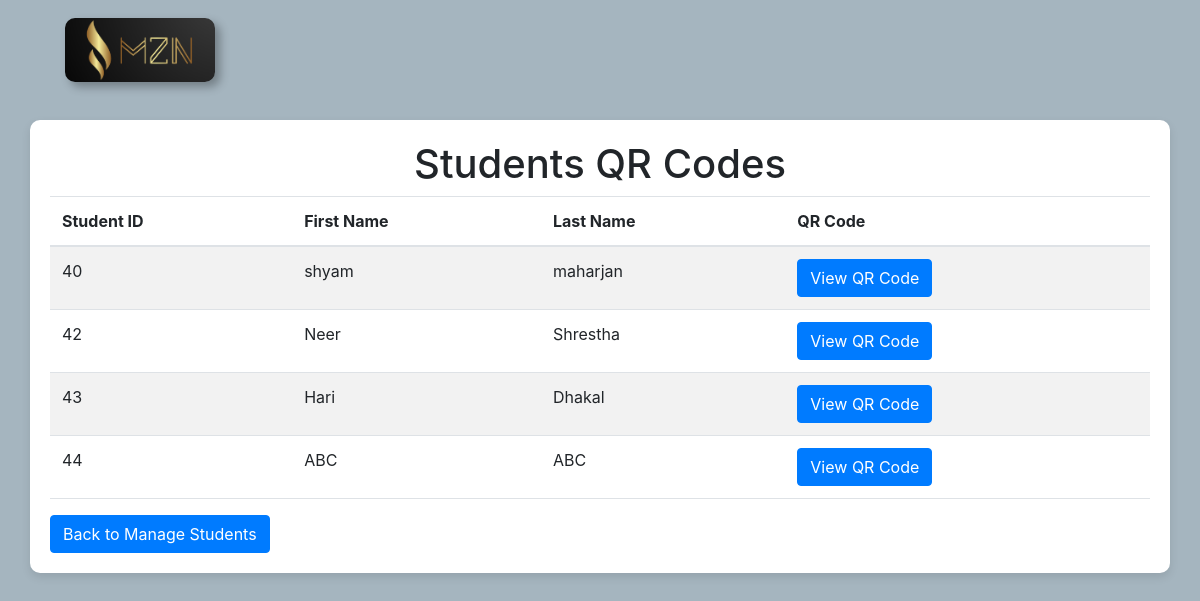
The page /admin/view_qr.php on the database as committed earlier.
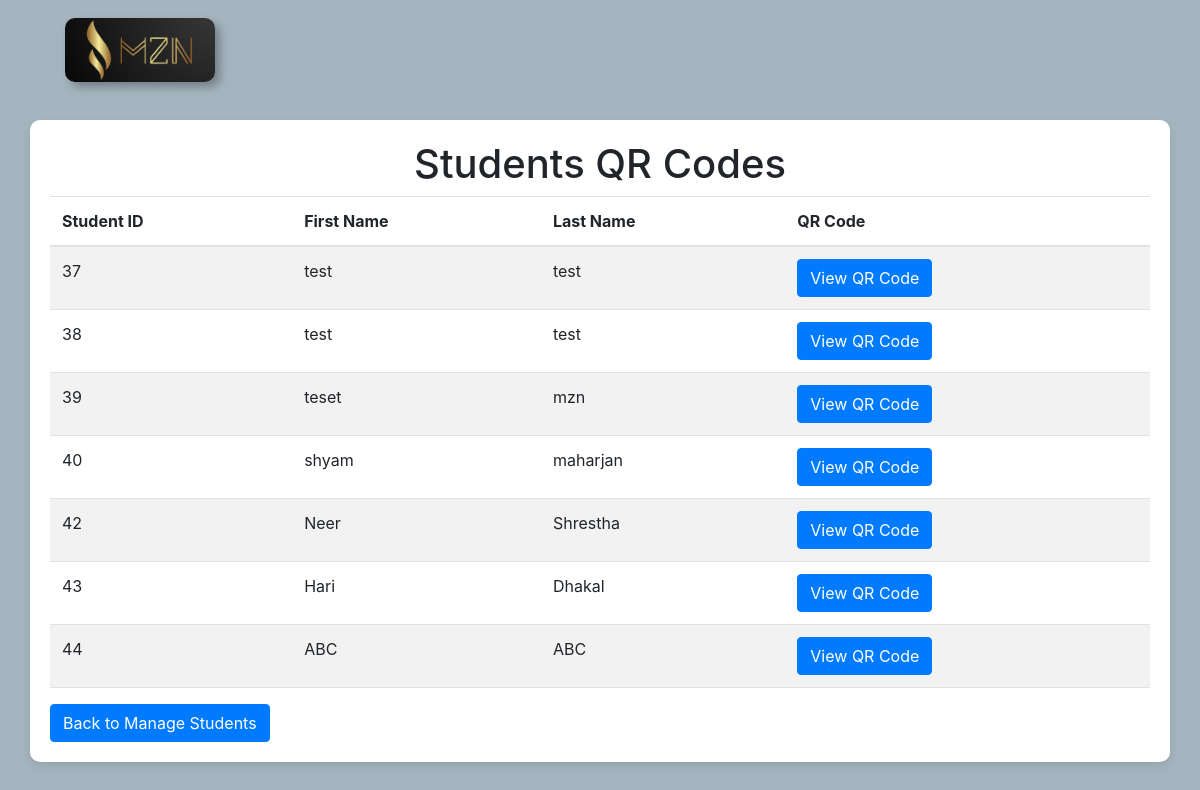
The same page on the database as committed later.
### tables this page shows
CREATE TABLE `student_details` (
  `sid` int NOT NULL,
  `first_name` varchar(100) NOT NULL,
  `last_name` varchar(100) NOT NULL,
  `address` text,
  `image` blob,
  `fathers_name` varchar(100) DEFAULT NULL,
  `mothers_name` varchar(100) DEFAULT NULL,
  `grade` varchar(50) DEFAULT NULL,
  `section` varchar(50) DEFAULT NULL,
  `gender` varchar(10) DEFAULT NULL,
  `dob` date NOT NULL,
  `mobileno` varchar(15) NOT NULL,
  `email` varchar(100) NOT NULL,
  `qr_code` varchar(255) DEFAULT NULL,
  `created_date` timestamp NULL DEFAULT CURRENT_TIMESTAMP
);

### admin/view_qr.php (the view, shortened to what this page needs)
<?php
$servername = "localhost";
$username = "root";
$password = "";
$dbname = "attendance_sys";
$conn = new mysqli($servername, $username, $password, $dbname);
$sql = "SELECT sid, first_name, last_name, qr_code FROM student_details";
$result = $conn->query($sql);
?>
<!DOCTYPE html>
<html lang="en">
<head>
    <link href="https://cdn.jsdelivr.net/npm/bootstrap@5.3.0-alpha3/dist/css/bootstrap.min.css" rel="stylesheet">
    <?php include './header.php' ?>
</head>
<body>
    <div class="brand-container">
        <a class="logo-brand" href="./dashboard.php">
            <img class="logo" src="./images/logo.png" alt="logo" />
        </a>
    </div>
    <div class="container">
        <h1 class="text-center">Students QR Codes</h1>
        <table class="table table-striped">
            <thead>
                <tr>
                    <th>Student ID</th>
                    <th>First Name</th>
                    <th>Last Name</th>
                    <th>QR Code</th>
                </tr>
            </thead>
            <tbody>
                <?php if ($result->num_rows > 0): ?>
                    <?php while ($row = $result->fetch_assoc()): ?>
                        <tr>
                            <td><?php echo htmlspecialchars($row['sid']); ?></td>
                            <td><?php echo htmlspecialchars($row['first_name']); ?></td>
                            <td><?php echo htmlspecialchars($row['last_name']); ?></td>
                            <td>
                                <?php if (!empty($row['qr_code'])): ?>
                                    <a href="./backend/show_qr.php?id=<?php echo htmlspecialchars($row['sid']); ?>"
                                        class="btn btn-primary">View QR Code</a>
                                <?php else: ?>
                                    No QR Code
                                <?php endif; ?>
                            </td>
                        </tr>
                    <?php endwhile; ?>
                <?php else: ?>
                    <tr>
                        <td colspan="4">No students found.</td>
                    </tr>
                <?php endif; ?>
            </tbody>
        </table>
        <a href="manage_students.php" class="btn btn-primary">Back to Manage Students</a>
    </div>
</body>
</html>

Rows that differ between the two databases and show on the page:
added student_details: sid "37", first_name "test", last_name "test"
added student_details: sid "38", first_name "test", last_name "test"
added student_details: sid "39", first_name "teset", last_name "mzn"
